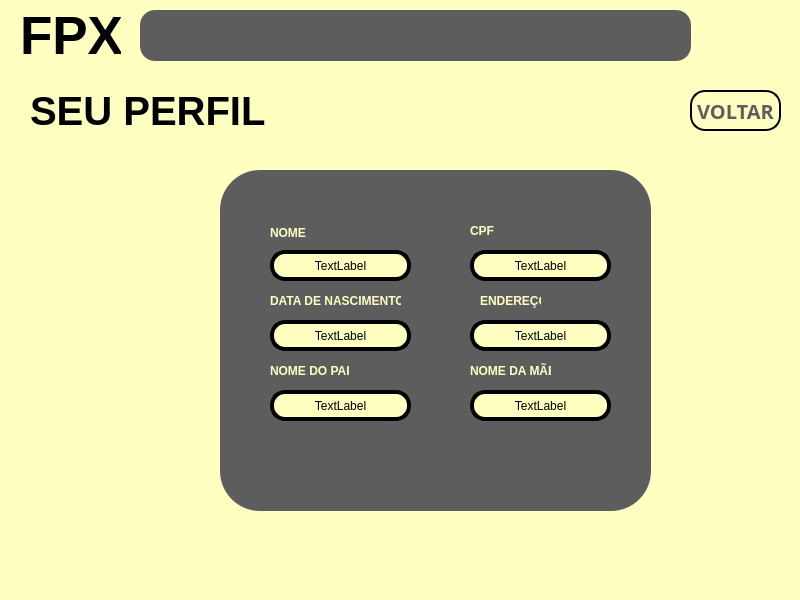
<?xml version="1.0" encoding="UTF-8"?>
<ui version="4.0">
 <class>MainWindow</class>
 <widget class="QMainWindow" name="MainWindow">
  <property name="geometry">
   <rect>
    <x>0</x>
    <y>0</y>
    <width>800</width>
    <height>600</height>
   </rect>
  </property>
  <property name="minimumSize">
   <size>
    <width>800</width>
    <height>600</height>
   </size>
  </property>
  <property name="maximumSize">
   <size>
    <width>800</width>
    <height>600</height>
   </size>
  </property>
  <property name="windowTitle">
   <string>Meu Perfil</string>
  </property>
  <property name="windowIcon">
   <iconset>
    <normaloff>../../../Downloads/guilherme puto/sources/Icone janela.png</normaloff>../../../Downloads/guilherme puto/sources/Icone janela.png</iconset>
  </property>
  <property name="styleSheet">
   <string notr="true">background-color: rgb(254, 255, 193);</string>
  </property>
  <widget class="QWidget" name="centralwidget">
   <widget class="QLabel" name="label">
    <property name="geometry">
     <rect>
      <x>20</x>
      <y>10</y>
      <width>101</width>
      <height>51</height>
     </rect>
    </property>
    <property name="font">
     <font>
      <pointsize>40</pointsize>
      <weight>75</weight>
      <bold>true</bold>
     </font>
    </property>
    <property name="text">
     <string>FPX</string>
    </property>
   </widget>
   <widget class="QLabel" name="label_2">
    <property name="geometry">
     <rect>
      <x>30</x>
      <y>80</y>
      <width>271</width>
      <height>61</height>
     </rect>
    </property>
    <property name="font">
     <font>
      <pointsize>30</pointsize>
      <weight>75</weight>
      <bold>true</bold>
     </font>
    </property>
    <property name="text">
     <string>SEU PERFIL</string>
    </property>
   </widget>
   <widget class="QFrame" name="frame_4">
    <property name="geometry">
     <rect>
      <x>140</x>
      <y>10</y>
      <width>551</width>
      <height>51</height>
     </rect>
    </property>
    <property name="styleSheet">
     <string notr="true">background-color: rgb(93, 93, 93);
border-radius: 15px;
border-style: outset;
border- width: 2px;</string>
    </property>
    <property name="frameShape">
     <enum>QFrame::StyledPanel</enum>
    </property>
    <property name="frameShadow">
     <enum>QFrame::Raised</enum>
    </property>
   </widget>
   <widget class="QPushButton" name="pushButton">
    <property name="geometry">
     <rect>
      <x>690</x>
      <y>90</y>
      <width>91</width>
      <height>41</height>
     </rect>
    </property>
    <property name="font">
     <font>
      <family>Yu Gothic</family>
      <pointsize>15</pointsize>
      <weight>75</weight>
      <italic>false</italic>
      <bold>true</bold>
     </font>
    </property>
    <property name="styleSheet">
     <string notr="true">color: rgb(93, 93, 93);
border-style: outset;
border-width: 2px;
border-radius: 15px;
border-color: black;
</string>
    </property>
    <property name="text">
     <string>VOLTAR</string>
    </property>
   </widget>
   <widget class="QFrame" name="frame_2">
    <property name="geometry">
     <rect>
      <x>220</x>
      <y>170</y>
      <width>431</width>
      <height>341</height>
     </rect>
    </property>
    <property name="styleSheet">
     <string notr="true">background-color: rgb(93, 93, 93);
border-radius: 40px;
border-style: outset;
border- width: 4px;</string>
    </property>
    <property name="frameShape">
     <enum>QFrame::StyledPanel</enum>
    </property>
    <property name="frameShadow">
     <enum>QFrame::Raised</enum>
    </property>
    <widget class="QLabel" name="label_6">
     <property name="geometry">
      <rect>
       <x>36</x>
       <y>280</y>
       <width>201</width>
       <height>20</height>
      </rect>
     </property>
     <property name="styleSheet">
      <string notr="true">color: white;</string>
     </property>
     <property name="text">
      <string/>
     </property>
     <property name="alignment">
      <set>Qt::AlignCenter</set>
     </property>
    </widget>
    <widget class="QLabel" name="label_3">
     <property name="geometry">
      <rect>
       <x>50</x>
       <y>80</y>
       <width>141</width>
       <height>31</height>
      </rect>
     </property>
     <property name="styleSheet">
      <string notr="true">background-color: rgb(254, 255, 193);
border-radius: 15px;
border-style: outset;
border-width: 4px;</string>
     </property>
     <property name="text">
      <string>TextLabel</string>
     </property>
     <property name="alignment">
      <set>Qt::AlignCenter</set>
     </property>
    </widget>
    <widget class="QLabel" name="label_5">
     <property name="geometry">
      <rect>
       <x>50</x>
       <y>150</y>
       <width>141</width>
       <height>31</height>
      </rect>
     </property>
     <property name="styleSheet">
      <string notr="true">background-color: rgb(254, 255, 193);
border-radius: 15px;
border-style: outset;
border-width: 4px;</string>
     </property>
     <property name="text">
      <string>TextLabel</string>
     </property>
     <property name="alignment">
      <set>Qt::AlignCenter</set>
     </property>
    </widget>
    <widget class="QLabel" name="label_7">
     <property name="geometry">
      <rect>
       <x>50</x>
       <y>220</y>
       <width>141</width>
       <height>31</height>
      </rect>
     </property>
     <property name="styleSheet">
      <string notr="true">background-color: rgb(254, 255, 193);
border-radius: 15px;
border-style: outset;
border-width: 4px;</string>
     </property>
     <property name="text">
      <string>TextLabel</string>
     </property>
     <property name="alignment">
      <set>Qt::AlignCenter</set>
     </property>
    </widget>
    <widget class="QLabel" name="label_8">
     <property name="geometry">
      <rect>
       <x>250</x>
       <y>220</y>
       <width>141</width>
       <height>31</height>
      </rect>
     </property>
     <property name="styleSheet">
      <string notr="true">background-color: rgb(254, 255, 193);
border-radius: 15px;
border-style: outset;
border-width: 4px;</string>
     </property>
     <property name="text">
      <string>TextLabel</string>
     </property>
     <property name="alignment">
      <set>Qt::AlignCenter</set>
     </property>
    </widget>
    <widget class="QLabel" name="label_9">
     <property name="geometry">
      <rect>
       <x>250</x>
       <y>150</y>
       <width>141</width>
       <height>31</height>
      </rect>
     </property>
     <property name="styleSheet">
      <string notr="true">background-color: rgb(254, 255, 193);
border-radius: 15px;
border-style: outset;
border-width: 4px;</string>
     </property>
     <property name="text">
      <string>TextLabel</string>
     </property>
     <property name="alignment">
      <set>Qt::AlignCenter</set>
     </property>
    </widget>
    <widget class="QLabel" name="label_10">
     <property name="geometry">
      <rect>
       <x>250</x>
       <y>80</y>
       <width>141</width>
       <height>31</height>
      </rect>
     </property>
     <property name="styleSheet">
      <string notr="true">background-color: rgb(254, 255, 193);
border-radius: 15px;
border-style: outset;
border-width: 4px;</string>
     </property>
     <property name="text">
      <string>TextLabel</string>
     </property>
     <property name="alignment">
      <set>Qt::AlignCenter</set>
     </property>
    </widget>
    <widget class="QLabel" name="label_11">
     <property name="geometry">
      <rect>
       <x>50</x>
       <y>52</y>
       <width>47</width>
       <height>21</height>
      </rect>
     </property>
     <property name="font">
      <font>
       <weight>75</weight>
       <bold>true</bold>
      </font>
     </property>
     <property name="styleSheet">
      <string notr="true">color: rgb(254, 255, 193);</string>
     </property>
     <property name="text">
      <string>NOME</string>
     </property>
    </widget>
    <widget class="QLabel" name="label_12">
     <property name="geometry">
      <rect>
       <x>250</x>
       <y>50</y>
       <width>47</width>
       <height>21</height>
      </rect>
     </property>
     <property name="font">
      <font>
       <weight>75</weight>
       <bold>true</bold>
      </font>
     </property>
     <property name="styleSheet">
      <string notr="true">color: rgb(254, 255, 193);</string>
     </property>
     <property name="text">
      <string>CPF</string>
     </property>
    </widget>
    <widget class="QLabel" name="label_13">
     <property name="geometry">
      <rect>
       <x>50</x>
       <y>120</y>
       <width>131</width>
       <height>21</height>
      </rect>
     </property>
     <property name="font">
      <font>
       <weight>75</weight>
       <bold>true</bold>
      </font>
     </property>
     <property name="styleSheet">
      <string notr="true">color: rgb(254, 255, 193);</string>
     </property>
     <property name="text">
      <string>DATA DE NASCIMENTO</string>
     </property>
    </widget>
    <widget class="QLabel" name="label_14">
     <property name="geometry">
      <rect>
       <x>260</x>
       <y>120</y>
       <width>61</width>
       <height>21</height>
      </rect>
     </property>
     <property name="font">
      <font>
       <weight>75</weight>
       <bold>true</bold>
      </font>
     </property>
     <property name="styleSheet">
      <string notr="true">color: rgb(254, 255, 193);</string>
     </property>
     <property name="text">
      <string>ENDEREÇO</string>
     </property>
    </widget>
    <widget class="QLabel" name="label_15">
     <property name="geometry">
      <rect>
       <x>50</x>
       <y>190</y>
       <width>81</width>
       <height>21</height>
      </rect>
     </property>
     <property name="font">
      <font>
       <weight>75</weight>
       <bold>true</bold>
      </font>
     </property>
     <property name="styleSheet">
      <string notr="true">color: rgb(254, 255, 193);</string>
     </property>
     <property name="text">
      <string>NOME DO PAI</string>
     </property>
    </widget>
    <widget class="QLabel" name="label_16">
     <property name="geometry">
      <rect>
       <x>250</x>
       <y>190</y>
       <width>81</width>
       <height>21</height>
      </rect>
     </property>
     <property name="font">
      <font>
       <weight>75</weight>
       <bold>true</bold>
      </font>
     </property>
     <property name="styleSheet">
      <string notr="true">color: rgb(254, 255, 193);</string>
     </property>
     <property name="text">
      <string>NOME DA MÃE</string>
     </property>
    </widget>
   </widget>
  </widget>
  <widget class="QMenuBar" name="menubar">
   <property name="geometry">
    <rect>
     <x>0</x>
     <y>0</y>
     <width>800</width>
     <height>21</height>
    </rect>
   </property>
  </widget>
  <widget class="QStatusBar" name="statusbar"/>
 </widget>
 <resources/>
 <connections/>
</ui>
